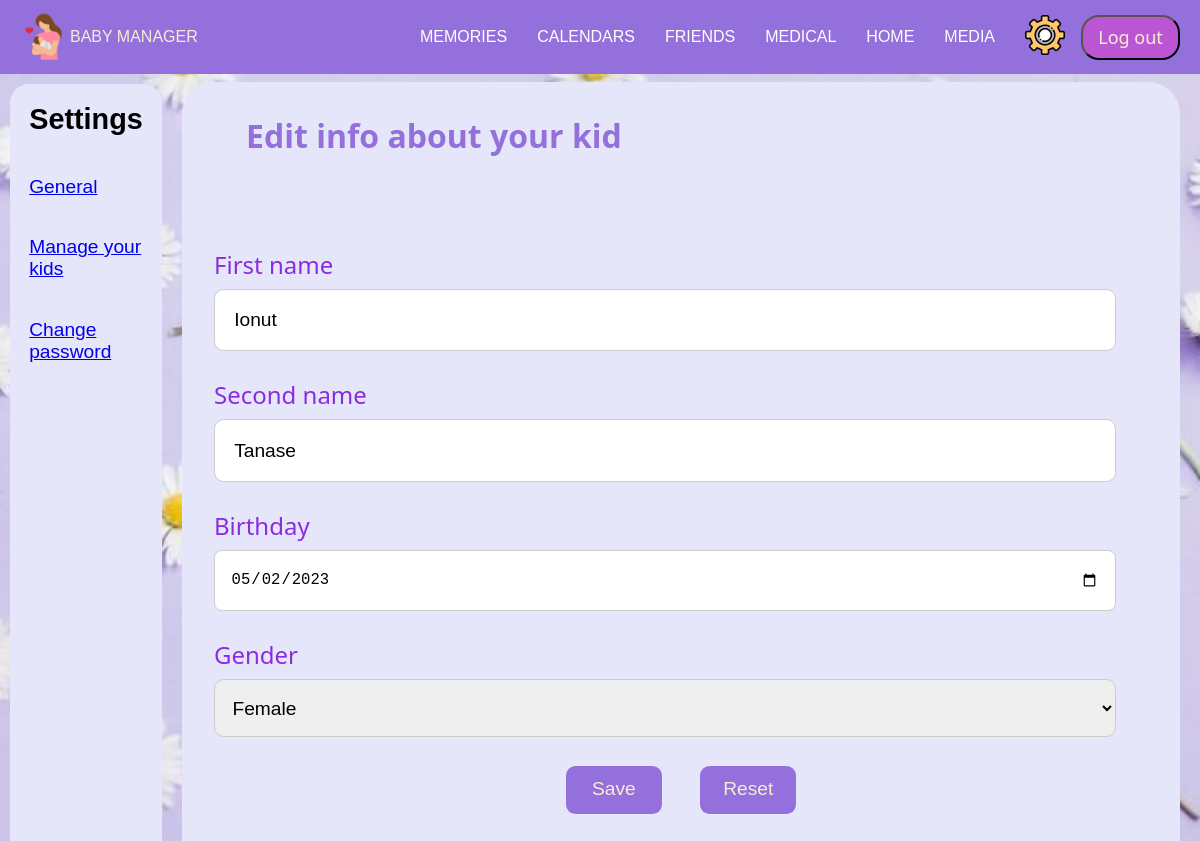
Screenshot of /Settings/kids-settings-edit.php?id=3 (signed in) with the database file from the repository.
### tables this page shows
CREATE TABLE `child` (
  `id` int(11) NOT NULL,
  `id_parent` int(11) NOT NULL,
  `firstname` varchar(200) NOT NULL,
  `lastname` varchar(200) NOT NULL,
  `birthday` date NOT NULL,
  `gender` varchar(50) NOT NULL
);

### Settings/kids-settings-edit.php (the view, shortened to what this page needs)
<?php
require "../config.php";
$user_id = $_SESSION["id"];
$id_child = $_GET['id'];
$sql= mysqli_query($mysql, "SELECT * FROM child where id='$id_child' and id_parent='$user_id'");
$row = mysqli_fetch_assoc($sql);
?>
<!DOCTYPE html>
<html lang="en-US">
<head>
    <link href="../admin-topbar.css" rel="stylesheet" />
    <link href="kids-settings-edit.css" rel="stylesheet" />
    <link rel="stylesheet" href="https://cdnjs.cloudflare.com/ajax/libs/font-awesome/6.0.0-beta2/css/all.min.css" /></head>
</head>
<body>
        <?php require "../login-topbar.php"; ?>
        <div class="container">
            <div class="leftbar">
                <h2>Settings</h2>
                <ul class="set-menu">
                    <li id="general">
                        <a href="general.php">General</a></li>
                    <li id="manage-kids">
                        <a href="kids-settings.php">Manage your kids</a></li>
                    <li id="ch-pass">
                        <a href="ch-pass.php">Change password</a></li>
                </ul>
            </div>
            <div class="kids-container">
                <h2>Edit info about your kid</h2>
                <div class="child1">
                    <form id="kids-form" method="post" >
                            <li id="name1">
                                <label >First name</label>
                                <input type="text" value="<?php echo $row["firstname"] ?>" id="name1" name="name1" placeholder="First name">
                            </li>
                            <li id="name2">
                                <label >Second name</label>
                                <input type="text" value="<?php echo $row["lastname"] ?>" id="name2" name="name2" placeholder="Second name">
                            </li>
                            <li id="age">
                                <label >Birthday</label>
                                <input type="date"  value="<?php echo $row["birthday"] ?>" name ="birthday" id="birthdate">
                            </li>
                            <li id="gender">
                            <label id="gender">Gender</label>
                            <select id="genderSelect" name="gender">
                                <option value="female" <?php if ($row["gender"] == 'female') echo 'selected'; ?> >Female</option>
                            </select>
                        </li>
                        <div class="buttons-kid1">
                            <input type="submit" name="submit" value="Save">
                            <input type="reset" value="Reset">
                        </div>
                    </form>
                </div>
            </div>
        </div>
</body>
</html>

### admin-topbar.css (style rules this page uses)
* { box-sizing: border-box; margin: 0; padding: 0; }
body { font-family: "Poppins", sans-serif; --color1: #FFF ; --color2: mediumpurple; }

### Settings/kids-settings-edit.css (style rules this page uses)
body { background-image: url("../photos/settings-photo.jpeg"); background-repeat: no-repeat; background-attachment: fixed; background-size: cover; }
.leftbar { font-family: 'Lucida Sans', 'Lucida Sans Regular', 'Lucida Grande', 'Lucida Sans Unicode', Geneva, Verdana, sans-serif; background-color: lavender; display: flex; flex-direction: column; width: 8em; height: 100vh; padding: 1em; margin-top: .5em; font-size: larger; border-radius: 1em; margin-left: 10px; }
.set-menu { text-decoration: none; list-style-type: none; display: flex; flex-direction: column; position: relative; margin-top: 40px; }
.set-menu li { margin-bottom: 2em; text-decoration: none; }
.container { display: flex; flex-direction: row; }
.kids-container { margin-left: 20px; margin-right: 20px; display: flex; flex-direction: column; margin-top: .5em; background-color: lavender; border-radius: 2em; padding: 2em; width: 100%; }
.kids-container h2 { font-family: 'Segoe UI', Tahoma, Geneva, Verdana, sans-serif; color:mediumpurple; font-size: 2em; margin-bottom: 2em; margin-left: 1em; }
#kids-form { display: flex; flex-direction: column; }
#kids-form label { font-size: 1.5em; line-height: 1em; margin-bottom: 0.5em; font-family: 'Segoe UI', Tahoma, Geneva, Verdana, sans-serif; color:blueviolet; }
#kids-form li { display: flex; flex-direction: column; margin-right: 2em; margin-top: 2em; }
input[type="text"], input[type="password"] { font-size: 1.2em; line-height: 1em; padding: 1em; border-radius: 0.5em; border: 1px solid #ccc; }
input[type="date"] { font-size: 1.2em; line-height: 1.7em; padding: 1em; border-radius: 0.5em; border: 1px solid #ccc; }
#genderSelect { font-size: 1.2em; line-height: .5em; padding: .7em; border-radius: 0.5em; border: 1px solid #ccc; height:3em; }
.kids-container .buttons-kid1 { display: flex; flex-direction: row; justify-content: center; align-items: center; }
input[type="submit"] { font-size: 1.2em; background-color: mediumpurple; width:5em; height:2.5em; line-height: 1.5em; border-radius: 0.5em; border: none; display: flex; align-items: center; justify-content: center; margin-top: 1.5em; color:antiquewhite; margin-right: 2em; }
input[type="reset"] { font-size: 1.2em; background-color: mediumpurple; width:5em; height:2.5em; line-height: 1.5em; border-radius: 0.5em; border: none; display: flex; align-items: center; justify-content: center; margin-top:1.5em; color:antiquewhite; }

### rows the page displays
child: name1 "Ionut", name2 "Tanase", birthday "05/02/2023"
